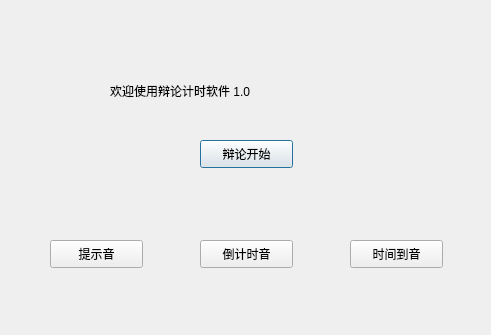
<?xml version="1.0" encoding="UTF-8"?>
<ui version="4.0">
 <class>LoginUi</class>
 <widget class="QDialog" name="LoginUi">
  <property name="geometry">
   <rect>
    <x>0</x>
    <y>0</y>
    <width>491</width>
    <height>335</height>
   </rect>
  </property>
  <property name="windowTitle">
   <string>Dialog</string>
  </property>
  <widget class="QPushButton" name="pushButton">
   <property name="geometry">
    <rect>
     <x>200</x>
     <y>140</y>
     <width>93</width>
     <height>28</height>
    </rect>
   </property>
   <property name="text">
    <string>辩论开始</string>
   </property>
  </widget>
  <widget class="QLabel" name="label">
   <property name="geometry">
    <rect>
     <x>110</x>
     <y>70</y>
     <width>281</width>
     <height>41</height>
    </rect>
   </property>
   <property name="styleSheet">
    <string notr="true">font: 15pt &quot;Adobe Arabic&quot;;</string>
   </property>
   <property name="text">
    <string>欢迎使用辩论计时软件 1.0</string>
   </property>
  </widget>
  <widget class="QPushButton" name="warningButton">
   <property name="geometry">
    <rect>
     <x>50</x>
     <y>240</y>
     <width>93</width>
     <height>28</height>
    </rect>
   </property>
   <property name="text">
    <string>提示音</string>
   </property>
  </widget>
  <widget class="QPushButton" name="countdownButton">
   <property name="geometry">
    <rect>
     <x>200</x>
     <y>240</y>
     <width>93</width>
     <height>28</height>
    </rect>
   </property>
   <property name="text">
    <string>倒计时音</string>
   </property>
  </widget>
  <widget class="QPushButton" name="timeoutButton">
   <property name="geometry">
    <rect>
     <x>350</x>
     <y>240</y>
     <width>93</width>
     <height>28</height>
    </rect>
   </property>
   <property name="text">
    <string>时间到音</string>
   </property>
  </widget>
 </widget>
 <resources/>
 <connections/>
</ui>
